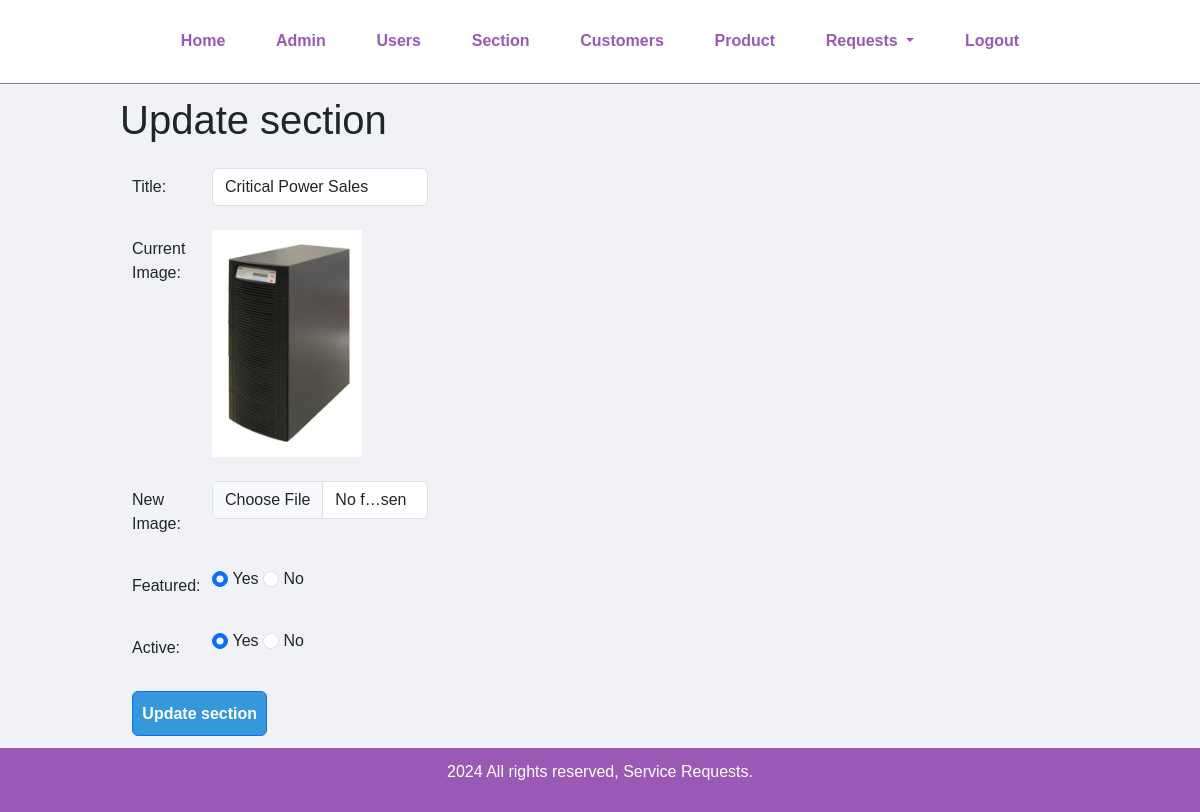
/update-section.php?id=5 (signed in), run on the app's committed database.
### tables this page shows
CREATE TABLE `tbl_section` (
  `id` int(10) UNSIGNED NOT NULL,
  `title` varchar(100) NOT NULL,
  `image_name` varchar(255) NOT NULL,
  `featured` varchar(10) NOT NULL,
  `active` varchar(10) NOT NULL
);

### update-section.php (the view, shortened to what this page needs)
<?php include('partials/menu.php'); ?>
<div class="main-content">
    <div class="wrapper">
        <h1 class="row mb-4">Update section</h1>
        <?php
            if(isset($_GET['id']))
            {
                $id = $_GET['id'];
                $sql = "SELECT * FROM tbl_section WHERE id=$id";
                $res = mysqli_query($conn, $sql);
                $count = mysqli_num_rows($res);
                if($count==1)
                {
                    $row = mysqli_fetch_assoc($res);
                    $title = $row['title'];
                    $current_image = $row['image_name'];
                    $featured = $row['featured'];
                    $active = $row['active'];
                }
                else
                {
                    $_SESSION['no-section-found'] = "<div class='error'>section not Found.</div>";
                    header('location:'.SITEURL.'manage-section.php');
                }
            }
            else
            {
                header('location:'.SITEURL.'manage-section.php');
            }
        ?>
        <form action="" method="POST" enctype="multipart/form-data">
            <div class="row mb-4">
                <label for="inputTitle" class="col-sm-1 col-form-label">Title:</label>
                <div class="col-sm-3">
                <input type="text" id="title" name="title" value="<?php echo $title; ?>" class="form-control">
                </div>
            </div>
            <div class="row mb-4">
                <label for="inputImage" class="col-sm-1 col-form-label">Current Image:</label>
                <div class="col-sm-3">
                    <?php
                        if($current_image != "")
                        {
                            ?>
                            <img src="<?php echo SITEURL; ?>images/section/<?php echo $current_image; ?>" width="150px">
                            <?php
                        }
                        else
                        {
                            echo "<div class='error'>Image Not Added.</div>";
                        }
                    ?>
                </div>
            </div>
            <div class="row mb-4">
                <label for="inputImage" class="col-sm-1 col-form-label">New Image:</label>
                <div class="col-sm-3">
                <input type="file" id="image" name="image" class="form-control">
                </div>
            </div>
            <div class="row mb-4">
                <label for="inputFeatured" class="col-sm-1 col-form-label">Featured:</label>
                <div class="col-sm-3">
                <input <?php if($featured=="Yes") {echo "checked";} ?> class="form-check-input" type="radio" name="featured" id="featuredyes" value="Yes">
                <label class="form-check-label" for="featuredRadio">Yes</label>
                <input <?php if($featured=="No") {echo "checked";} ?> class="form-check-input" type="radio" name="featured" id="featuredno" value="No">
                <label class="form-check-label" for="featuredRadio">No</label>
                </div>
            </div>
            <div class="row mb-4">
                <label for="inputActive" class="col-sm-1 col-form-label">Active:</label>
                <div class="col-sm-3">
                <input <?php if($active=="Yes") {echo "checked";} ?>  class="form-check-input" type="radio" name="active" id="activeyes" value="Yes">
                <label class="form-check-label" for="activeRadio">Yes</label>
                <input <?php if($active=="No") {echo "checked";} ?> class="form-check-input" type="radio" name="active" id="activeno" value="No">
                <label class="form-check-label" for="activeRadio">No</label>
                </div>
            </div>
            <input type="submit" name="submit" value="Update section" class="btn btn-primary col-sm-1.2">
        </form>
    </div>
</div>
<?php include('partials/footer.php'); ?>

### css/admin.css (style rules this page uses)
* { margin: 0; padding: 0; font-family: Arial, Helvetica, sans-serif; }
.wrapper { padding: 1%; width: 80%; margin: 0 auto; }
.btn-primary { background-color: #3498db; padding: 1%; color: white; text-decoration: none; font-weight: bold; }
.main-content { background-color: #f1f2f6; }

### data on the page
tbl_section: title "Critical Power Sales", image_name (picture), featured "☑", active "☑"
